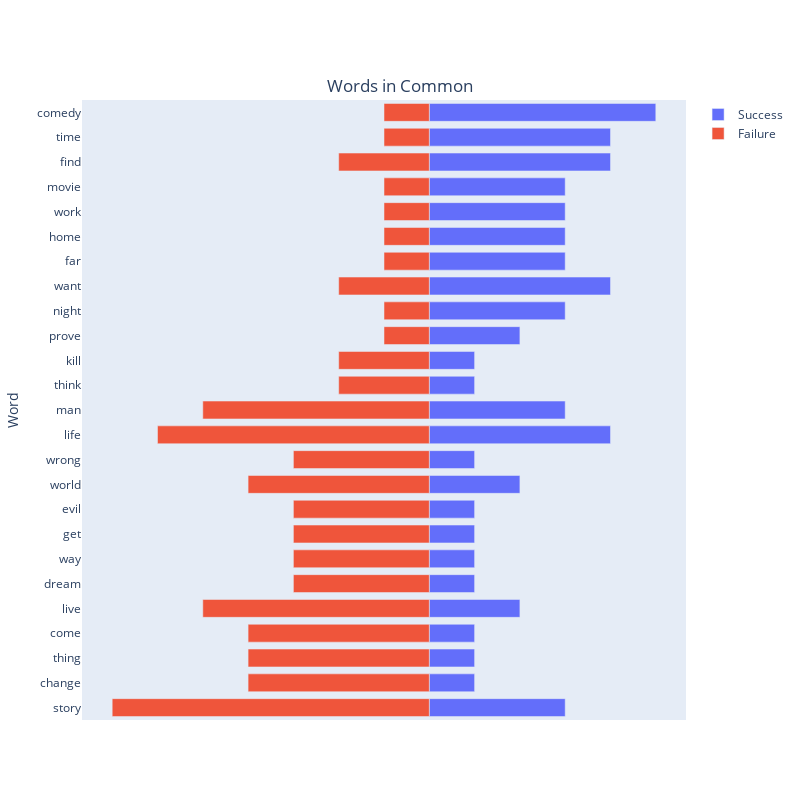

Notebook code for this chart:
### Code cell
import pandas as pd
import plotly.graph_objects as go

common_word_count_success = [sucess_tagline_word_count[word] for word in common_words]
common_word_count_failure = [failure_tagline_word_count[word] for word in common_words]

all_clean = {'Success': common_word_count_success, 'Failure': common_word_count_failure}
all_clean = pd.DataFrame(all_clean, index=common)

# filter words where LUKE and THREEPIO count > 0
common_words = all_clean[(all_clean['Success'] > 0) & (all_clean['Failure'] > 0)]

# add a column to calculate the difference
common_words['difference'] = abs(common_words['Success'] - common_words['Failure'])

# sort the dataframe by the difference in descending order
common_words = common_words.sort_values('difference', ascending=False)

# select top 25 words
common_words_25 = common_words.head(26)[1:]
# common_words_25 = common_words

# create traces for pyramid plot
trace1 = go.Bar(x=common_words_25['Success'], y=common_words_25.index.tolist(),
                name='Success', orientation='h')
                # text = [f'{common_words_25.loc[i].Success}, {i}' for i in common_words_25.index],
                # hoverinfo='text')

trace2 = go.Bar(x=[-x for x in common_words_25['Failure']], y=common_words_25.index.tolist(),
                name='Failure', orientation='h')
                # , text = [f'{common_words_25.loc[i].Failure}, {i}' for i in common_words_25.index],
                # hoverinfo='text')

# create layout for pyramid plot
layout = go.Layout(barmode='relative', title='Words in Common',
                   xaxis=dict(title='', showgrid=False, zeroline=False, showticklabels=False),
                   yaxis=dict(title='Word', showgrid=False, zeroline=False, categoryorder='total descending'),
                  width=800, height=800)

# create the figure and plot
fig = go.Figure(data=[trace1, trace2], layout=layout)
fig.update_layout(
    title={
        'text': "Words in Common",
        'y':0.9,
        'x':0.5,
        'xanchor': 'center',
        'yanchor': 'top'},
    bargap=0.2,
    bargroupgap=0.1)
fig.update_yaxes(categoryorder='total ascending')
fig.show()

### Figure 1 — Plotly figure (JSON) as saved in the notebook; plotly's stock layout.template omitted (floating-point values rounded to 4 significant figures)
{"data": [{"name": "Success", "orientation": "h", "type": "bar", "x": [3, 5, 1, 1, 1, 2, 4, 3, 4, 3, 1, 1, 3, 1, 1, 3, 2, 1, 4, 3, 4, 3, 1, 2, 1], "y": ["story", "comedy", "change", "thing", "come", "live", "time", "night", "want", "far", "dream", "way", "home", "get", "evil", "work", "world", "wrong", "life", "movie", "find", "man", "think", "prove", "kill"]}, {"name": "Failure", "orientation": "h", "type": "bar", "x": [-7, -1, -4, -4, -4, -5, -1, -1, -2, -1, -3, -3, -1, -3, -3, -1, -4, -3, -6, -1, -2, -5, -2, -1, -2], "y": ["story", "comedy", "change", "thing", "come", "live", "time", "night", "want", "far", "dream", "way", "home", "get", "evil", "work", "world", "wrong", "life", "movie", "find", "man", "think", "prove", "kill"]}], "layout": {"bargap": 0.2, "bargroupgap": 0.1, "barmode": "relative", "height": 800, "title": {"text": "Words in Common", "x": 0.5, "xanchor": "center", "y": 0.9, "yanchor": "top"}, "width": 800, "xaxis": {"autorange": true, "range": [-7.667, 5.667], "showgrid": false, "showticklabels": false, "title": {"text": ""}, "type": "linear", "zeroline": false}, "yaxis": {"autorange": true, "categoryorder": "total ascending", "range": [-0.5, 24.5], "showgrid": false, "title": {"text": "Word"}, "type": "category", "zeroline": false}}}
